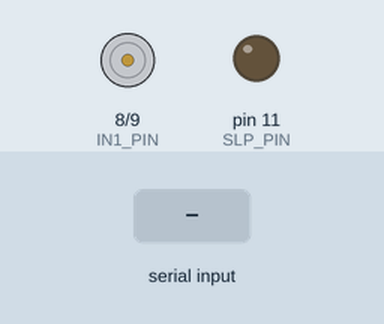
Simulated run of this sketch. Board: Arduino Uno, built with avr-gcc and run on an emulated ATmega328P. Shown: motor-driver pin pairs drawn as motors (green arrow = first pin HIGH = forward, orange = second pin HIGH = backward, longer = more drive, scaled by the enable pin), output pins drawn as LEDs (lit = HIGH). The test bench sets the inputs (shaded band).

Above: at 1.2 s.
1.3 s: "w\n" received over Serial
At 1.6 s:
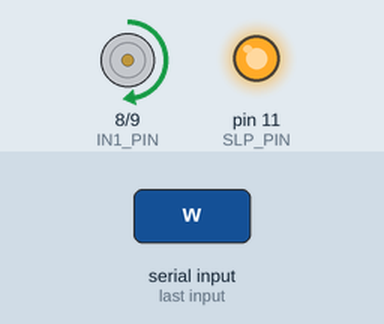
2.8 s: byte 120 ('x') received over Serial
At 3.9 s:
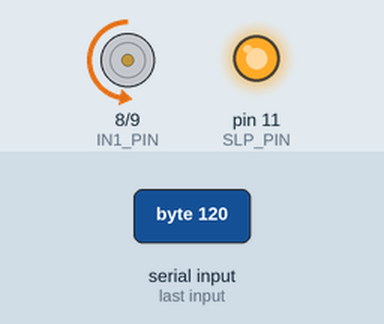
4.3 s: byte 115 ('s') received over Serial
At 5.1 s:
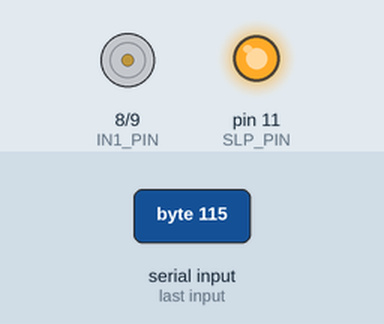
5.8 s: "x\n" received over Serial
At 6.2 s:
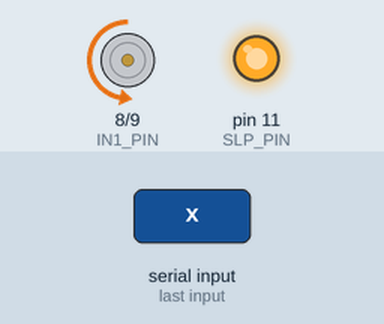
7.3 s: "s\n" received over Serial
At 8.5 s:
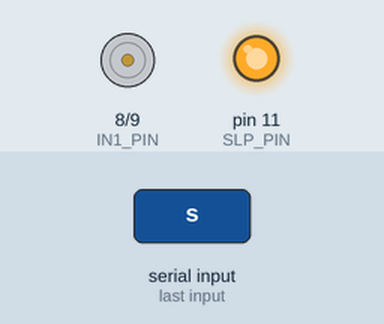
Timing chart, 0 to 9.8 s (numbered marks = the images above; inputs shaded):
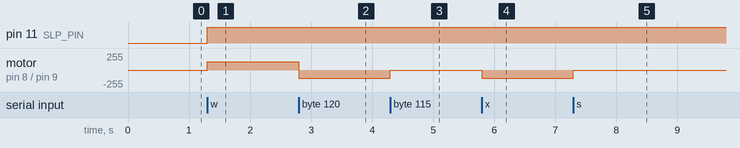

The sketch:

dcmotor3clickTest.ino
```cpp
/*
 * TB6549FG Motorola DC driver
 * DC MOTOR3 click
 *  supply voltage: max 30V (energetic)
 *                  5V (electronics)
 *  Connecting pins
 *  DCMotor3Click       Arduino
 *  SLP-----------------11
 *  IN1-----------------8
 *  IN2-----------------9
 *  PWM-----------------10
 *
 *  The base frequency for pins 3, 9, 10, and 11 is 31250 Hz.

 *  divisors for 3 and 11 are 1,8,32,64,128,256,1024
 *  divsors  for 5, 6, 9 and 10 are 1, 8, 64, 256, 1024
*/

#define SLP_PIN     11
#define IN2_PIN     9
#define IN1_PIN     8
#define PWM_PIN     10

#define PWM_FREQ_DIVISOR    8

//this configuration means Stop
char IN1  = 0;
char IN2  = 0;
char SLP  = 1;
char speed = 127;
char serial_input;

void dc_motor3_brake()
{
  IN1 = IN2 = 1;
  digitalWrite(IN1_PIN, HIGH);
  digitalWrite(IN2_PIN, HIGH);
}

void dc_motor3_stop()
{
  if(SLP != 1)
  {
     SLP = 1;
     digitalWrite(SLP_PIN, HIGH);
  }
  digitalWrite(IN1_PIN, LOW);
  digitalWrite(IN2_PIN, LOW);
  IN1 = IN2 = 0;
}

void dc_motor3_standby()
{
  SLP = 0;
  digitalWrite(SLP_PIN, LOW);
}

void dc_motor3_clockwise()
{
  if(SLP != 1)
    SLP = 1;
  IN1 = 0;
  IN2 = 1;
  digitalWrite(SLP_PIN, HIGH);
  digitalWrite(IN1_PIN, LOW);
  digitalWrite(IN2_PIN, HIGH);
}

void dc_motor3_counter_clockwise()
{
  if(SLP != 1)
      SLP = 1;
  IN1 = 1;
  IN2 = 0;
  digitalWrite(SLP_PIN, HIGH);
  digitalWrite(IN1_PIN, HIGH);
  digitalWrite(IN2_PIN, LOW);
}

void dc_motor3_set_speed(char speed)
{
    analogWrite(PWM_PIN, speed);
}

void setPwmFrequency(int pin, int divisor) {
  byte mode;
  if(pin == 5 || pin == 6 || pin == 9 || pin == 10) {
    switch(divisor) {
      case 1: mode = 0x01; break;
      case 8: mode = 0x02; break;
      case 64: mode = 0x03; break;
      case 256: mode = 0x04; break;
      case 1024: mode = 0x05; break;
      default: return;
    }
    if(pin == 5 || pin == 6) {
      TCCR0B = TCCR0B & 0b11111000 | mode;
    } else {
      TCCR1B = TCCR1B & 0b11111000 | mode;
    }
  } else if(pin == 3 || pin == 11) {
    switch(divisor) {
      case 1: mode = 0x01; break;
      case 8: mode = 0x02; break;
      case 32: mode = 0x03; break;
      case 64: mode = 0x04; break;
      case 128: mode = 0x05; break;
      case 256: mode = 0x06; break;
      case 1024: mode = 0x07; break;
      default: return;
    }
    TCCR2B = TCCR2B & 0b11111000 | mode;
  }
}

void setup() {
  // put your setup code here, to run once:
 Serial.begin(57200);
  while(!Serial){
    ;
  }

  pinMode(SLP_PIN, OUTPUT);
  pinMode(IN1_PIN, OUTPUT);
  pinMode(IN2_PIN, OUTPUT);
  pinMode(PWM_PIN, OUTPUT);

  setPwmFrequency(PWM_PIN, PWM_FREQ_DIVISOR);

  //dc_motor3_counter_clockwise();
  dc_motor3_stop();
  dc_motor3_set_speed(speed);
}

void loop() {
  // put your main code here, to run repeatedly:
  while(!Serial.available());
  serial_input = Serial.read();
  if(serial_input == 'w')
  {
    dc_motor3_counter_clockwise();
  }
  if(serial_input== 'x')
  {
    dc_motor3_clockwise();
  }
  if(serial_input == 's')
  {
    dc_motor3_stop();
  }

}
```

Measured:
- after the input at 1.3 s, pin 11 (SLP_PIN): LOW → HIGH at once; motor on pin 8 (IN1_PIN) / pin 9 (IN2_PIN): stopped → forward 127/255 at once
- after the input at 2.8 s, motor on pin 8 (IN1_PIN) / pin 9 (IN2_PIN): forward 127/255 → backward 127/255 at once
- after the input at 4.3 s, motor on pin 8 (IN1_PIN) / pin 9 (IN2_PIN): backward 127/255 → stopped at once
- after the input at 5.8 s, motor on pin 8 (IN1_PIN) / pin 9 (IN2_PIN): stopped → backward 127/255 at once
- after the input at 7.3 s, motor on pin 8 (IN1_PIN) / pin 9 (IN2_PIN): backward 127/255 → stopped at once
